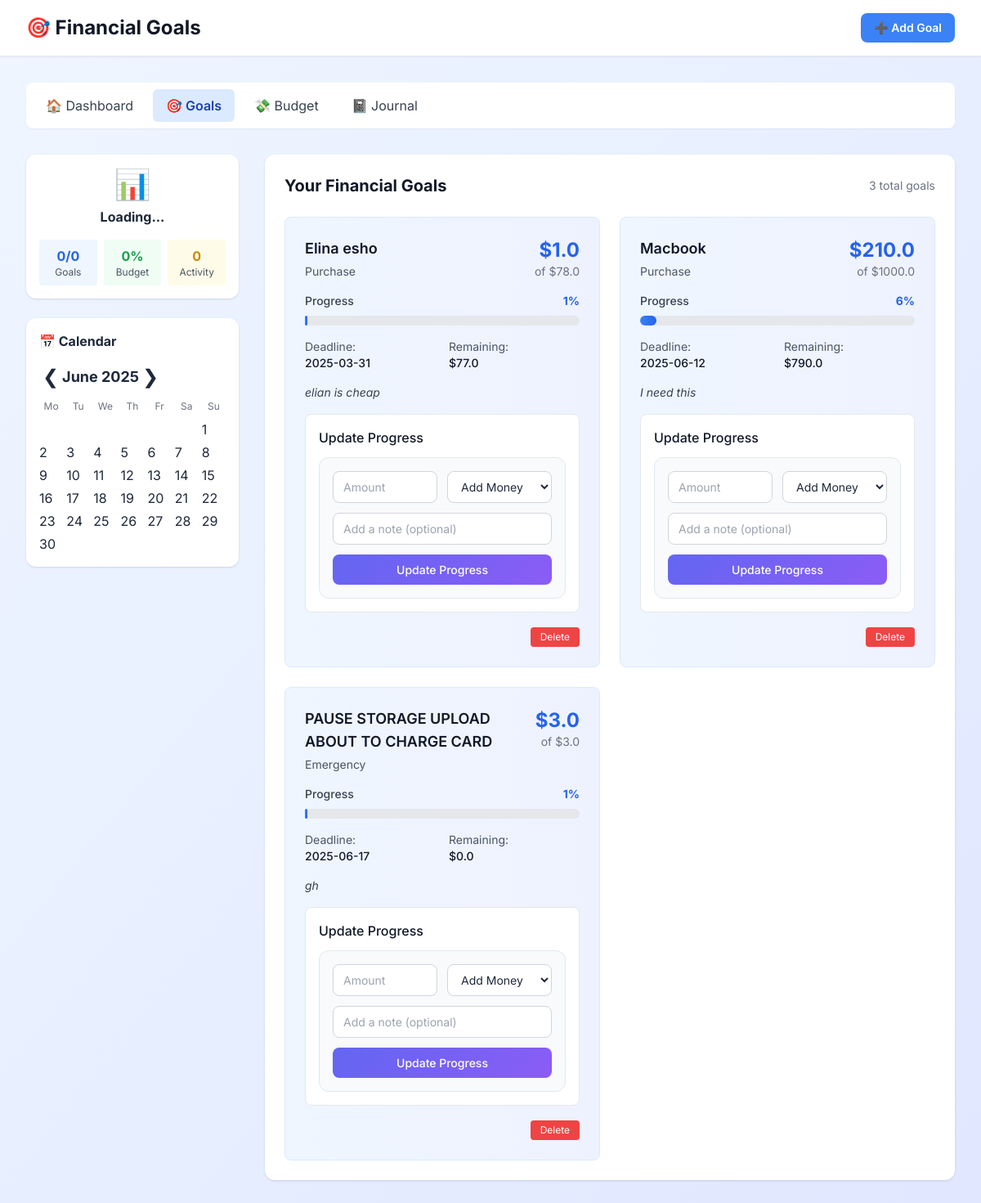
The app's page /goals, older data.
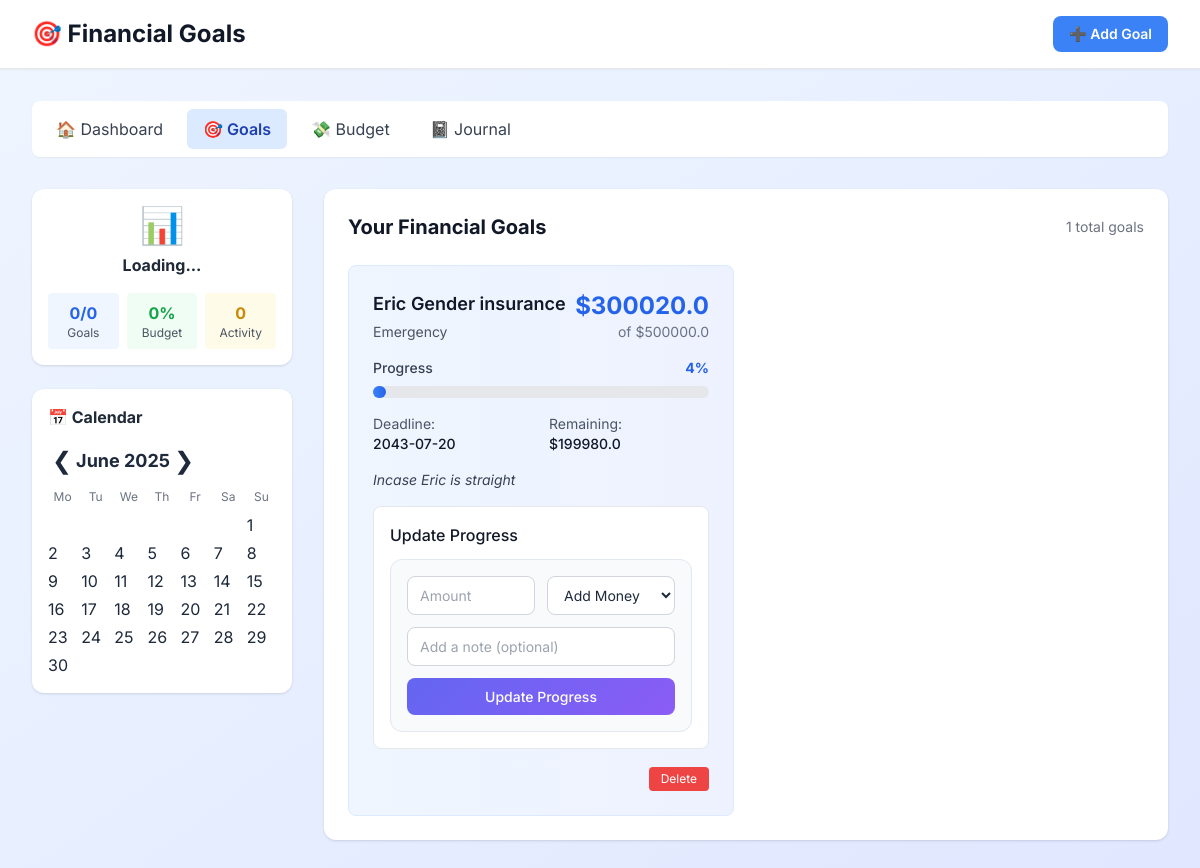
The same page, newer data.
### tables this page shows
CREATE TABLE financial_goals (
            id INTEGER PRIMARY KEY AUTOINCREMENT,
            name TEXT NOT NULL,
            target_amount REAL NOT NULL,
            current_amount REAL DEFAULT 0,
            deadline TEXT NOT NULL,
            category TEXT NOT NULL,
            description TEXT,
            created_at DATETIME DEFAULT CURRENT_TIMESTAMP
        );

### app.py (the view)
@app.route('/goals')
def view_goals():
    with sqlite3.connect('finance.db') as conn:
        cursor = conn.cursor()
        cursor.execute("""
            SELECT g.*,
                   (SELECT COUNT(*) FROM transactions WHERE goal_id = g.id) as transaction_count,
                   (g.current_amount / g.target_amount * 100) as progress_percent
            FROM financial_goals g
            ORDER BY deadline ASC
        """)
        goals = cursor.fetchall()
    return render_template('goals.html', goals=goals)

### templates/goals.html (shortened to what the changed rows need)
<!DOCTYPE html>
<html lang="en">
<head>
    <link rel="stylesheet" href="{{ url_for('static', filename='styles.css') }}">
    <script src="https://cdn.tailwindcss.com"></script>
</head>
<body class="bg-gradient-to-br from-blue-50 to-indigo-100 min-h-screen">
    <div class="bg-white shadow-sm border-b">
        <div class="max-w-7xl mx-auto px-4 sm:px-6 lg:px-8">
            <div class="flex justify-between items-center py-4">
                <h1 class="text-2xl font-bold text-gray-900 flex items-center gap-2">
                    🎯 Financial Goals
                </h1>
            </div>
        </div>
    </div>
    <div class="max-w-7xl mx-auto px-4 sm:px-6 lg:px-8 py-8">
        <div class="grid grid-cols-1 lg:grid-cols-4 gap-8">
            <main class="lg:col-span-3">
                <div class="bg-white rounded-xl shadow p-6">
                    <div class="flex justify-between items-center mb-6">
                        <h2 class="text-xl font-bold text-gray-900">Your Financial Goals</h2>
                        <span class="text-sm text-gray-500">{{ goals|length }} total goals</span>
                    </div>
                    {% if goals %}
                        <div class="grid grid-cols-1 md:grid-cols-2 gap-6">
                            {% for goal in goals %}
                            <div class="bg-gradient-to-r from-blue-50 to-indigo-50 rounded-lg p-6 border border-blue-100">
                                <div class="flex justify-between items-start mb-4">
                                    <div>
                                        <h3 class="text-lg font-semibold text-gray-900 mb-1">{{ goal[1] }}</h3>
                                        <p class="text-sm text-gray-600">{{ goal[5]|title }}</p>
                                    </div>
                                    <div class="text-right">
                                        <div class="text-2xl font-bold text-blue-600">${{ goal[3]|round(2) }}</div>
                                        <div class="text-sm text-gray-500">of ${{ goal[2]|round(2) }}</div>
                                    </div>
                                </div>
                                <div class="mb-4">
                                    <div class="flex justify-between items-center mb-2">
                                        <span class="text-sm font-medium text-gray-700">Progress</span>
                                        <span class="text-sm font-bold text-blue-600">{{ goal[8]|round(1) }}%</span>
                                    </div>
                                    <div class="w-full bg-gray-200 rounded-full h-3">
                                        <div class="bg-gradient-to-r from-blue-500 to-blue-600 h-3 rounded-full transition-all duration-300"
                                             style="width: {{ goal[8]|round }}%"></div>
                                    </div>
                                </div>
                                <div class="grid grid-cols-2 gap-4 text-sm mb-4">
                                    <div>
                                        <span class="text-gray-600">Deadline:</span>
                                        <span class="font-medium text-gray-900 block">{{ goal[4] }}</span>
                                    </div>
                                    <div>
                                        <span class="text-gray-600">Remaining:</span>
                                        <span class="font-medium text-gray-900 block">${{ (goal[2] - goal[3])|round(2) }}</span>
                                    </div>
                                </div>
                                {% if goal[6] %}
                                <div class="mb-4">
                                    <p class="text-sm text-gray-700 italic">{{ goal[6] }}</p>
                                </div>
                                {% endif %}
                                <div class="bg-white rounded-lg p-4 border">
                                    <h4 class="font-medium text-gray-900 mb-3">Update Progress</h4>
                                    <form class="update-form space-y-3" data-goal-id="{{ goal[0] }}">
                                        <div class="grid grid-cols-2 gap-3">
                                            <input type="number" step="0.01" name="amount" placeholder="Amount" required
                                                   class="px-3 py-2 border border-gray-300 rounded-lg focus:ring-2 focus:ring-blue-500 focus:border-blue-500">
                                            <select name="type" required
                                                    class="px-3 py-2 border border-gray-300 rounded-lg focus:ring-2 focus:ring-blue-500 focus:border-blue-500">
                                                <option value="deposit">Add Money</option>
                                            </select>
                                        </div>
                                        <input type="text" name="note" placeholder="Add a note (optional)"
                                               class="w-full px-3 py-2 border border-gray-300 rounded-lg focus:ring-2 focus:ring-blue-500 focus:border-blue-500">
                                        <button type="submit"
                                                class="w-full bg-blue-600 text-white py-2 px-4 rounded-lg font-medium hover:bg-blue-700 transition-colors">
                                            Update Progress
                                        </button>
                                    </form>
                                </div>
                                <div class="flex justify-end gap-2 mt-4">
                                    <form method="POST" action="{{ url_for('delete_goal', goal_id=goal[0]) }}" onsubmit="return confirm('Are you sure you want to delete this goal?');" style="display:inline;">
                                        <button type="submit" class="bg-red-500 text-white px-3 py-1 rounded hover:bg-red-600 text-xs">Delete</button>
                                    </form>
                                </div>
                            </div>
                            {% endfor %}
                        </div>
                    {% endif %}
                </div>
            </main>
        </div>
    </div>
</body>
</html>

Row changes from the older to the newer data that the page shows:
removed financial_goals: name "Elina esho", category "Purchase", current_amount "1.0", target_amount "78.0", goal "1", deadline "2025-03-31", (goal[2]-goal[3])|round(2) "77.0", description "elian is cheap"
removed financial_goals: name "Macbook", category "Purchase", current_amount "210.0", target_amount "1000.0", goal "6", deadline "2025-06-12", (goal[2]-goal[3])|round(2) "790.0", description "I need this"
removed financial_goals: name "PAUSE STORAGE UPLOAD ABOUT TO CHARGE CARD", category "Emergency", current_amount "3.0", target_amount "3.0", goal "1", deadline "2025-06-17", (goal[2]-goal[3])|round(2) "0.0", description "gh"
added financial_goals: name "Eric Gender insurance", category "Emergency", current_amount "300020.0", target_amount "500000.0", id "4", deadline "2043-07-20", (goal[2]-goal[3])|round(2) "199980.0", description "Incase Eric is straight"
Text that changed along with them:
{{ goals|length }}: "3" → "1"
